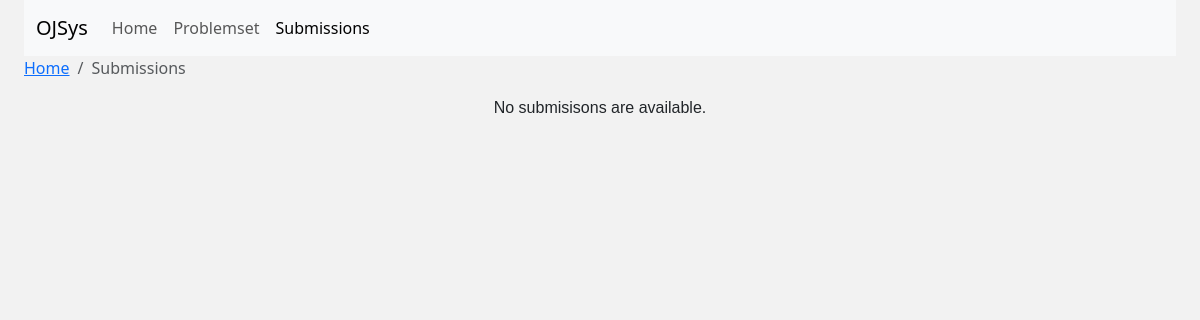
Before: /ojsys/submissions/ with the older database file.
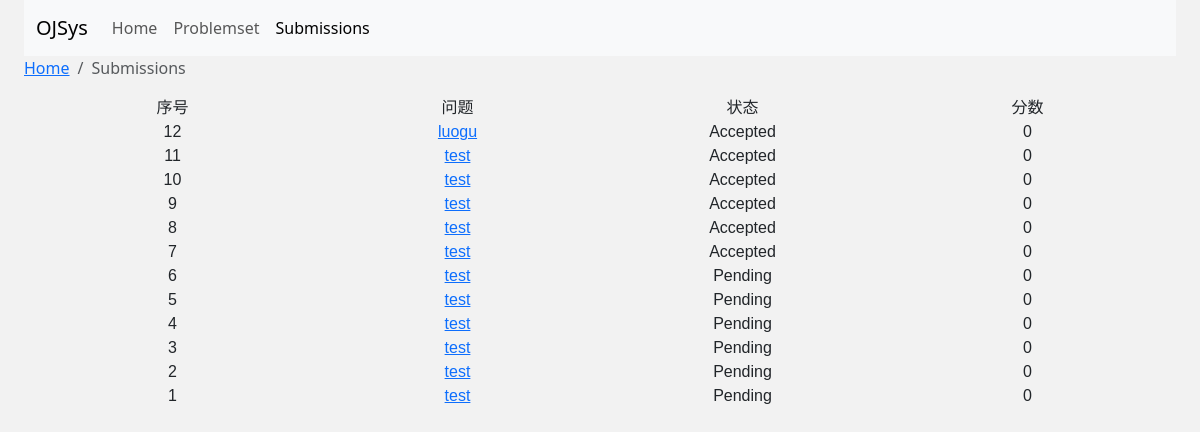
After: the same page with the newer database file.
### ojsys/models.py (models this page shows, shortened)
class Submission(models.Model):
    question = models.ForeignKey(Question, on_delete=models.CASCADE)
    score = models.IntegerField(default=0)
    status = models.CharField(max_length=20, default="Pending")
    code = models.TextField()
    lang = models.CharField(max_length=20, default="C++")
    user = models.CharField(max_length=20)

class Question(models.Model):
    title = models.CharField(max_length=200)
    text = models.TextField()
    pub_date = models.DateTimeField("date published")
    timeLimit = models.IntegerField(default=1000)
    memoryLimit = models.IntegerField(default=128)
    submissionCnt = models.IntegerField(default=0)
    acceptedCnt = models.IntegerField(default=0)

### ojsys/views.py (the view)
# urls.py: path("submissions/", views.submitindex, name="submitindex"),
def submitindex(request):
    latest_submission_list = Submission.objects.order_by("-id")[:]
    context = {"latest_submission_list": latest_submission_list}
    return render(request, "ojsys/submitindex.html", context)

### ojsys/templates/ojsys/submitindex.html (shortened to what this page needs)
<!DOCTYPE html>
<head>
    <link href="https://cdn.jsdelivr.net/npm/bootstrap@5.3.2/dist/css/bootstrap.min.css" rel="stylesheet"
>
</head>
<body>
    <nav class="navbar navbar-expand-lg navbar-light bg-light">
        <div class="container-fluid">
            <a class="navbar-brand" href="/">OJSys</a>
            <div class="collapse navbar-collapse" id="navbarNav">
                <ul class="navbar-nav">
                    <li class="nav-item">
                        <a class="nav-link" href="/">Home</a>
                    </li>
                    <li class="nav-item">
                        <a class="nav-link" href="/ojsys/problemset">Problemset</a>
                    </li>
                    <li class="nav-item">
                        <a class="nav-link active" aria-current="page" href="/ojsys/submissions">Submissions</a>
                    </li>
                </ul>
            </div>
        </div>
    </nav>
    <nav aria-label="breadcrumb">
        <ol class="breadcrumb">
            <li class="breadcrumb-item"><a href="/">Home</a></li>
            <li class="breadcrumb-item active" aria-current="page">Submissions</li>
        </ol>
    </nav>
    <div id="problemlist" class="container text-center">
        {% if latest_submission_list %}
        <div class="row">
            <div class="col">
                序号
            </div>
            <div class="col">
                问题
            </div>
            <div class="col">
                状态
            </div>
            <div class="col">
                分数
            </div>
        </div>
        {% for sub in latest_submission_list %}
        <div class="row">
            <div class="col">
                {{ sub.id }}
            </div>
            <div class="col">
                <a href="{% url 'ojsys:detail' sub.question.id %}">{{ sub.question.title }}</a>
            </div>
            <div class="col">
                {{sub.status}}
            </div>
            <div class="col">
                {{sub.score}}
            </div>
        </div>
        {% endfor %}
        {% else %}
        <p>No submisisons are available.</p>
        {% endif %}
    </div>
</body>

Changed rows visible on the page:
added Submission: id "12", question "luogu", status "Accepted", score "0"
added Submission: id "11", question "test", status "Accepted", score "0"
added Submission: id "10", question "test", status "Accepted", score "0"
added Submission: id "9", question "test", status "Accepted", score "0"
added Submission: id "8", question "test", status "Accepted", score "0"
added Submission: id "7", question "test", status "Accepted", score "0"
added Submission: id "6", question "test", status "Pending", score "0"
added Submission: id "5", question "test", status "Pending", score "0"
added Submission: id "4", question "test", status "Pending", score "0"
added Submission: id "3", question "test", status "Pending", score "0"
added Submission: id "2", question "test", status "Pending", score "0"
added Submission: id "1", question "test", status "Pending", score "0"
Other visible differences:
text no longer shown: "No submisisons are available."
text now shown: "序号 问题 状态 分数"
